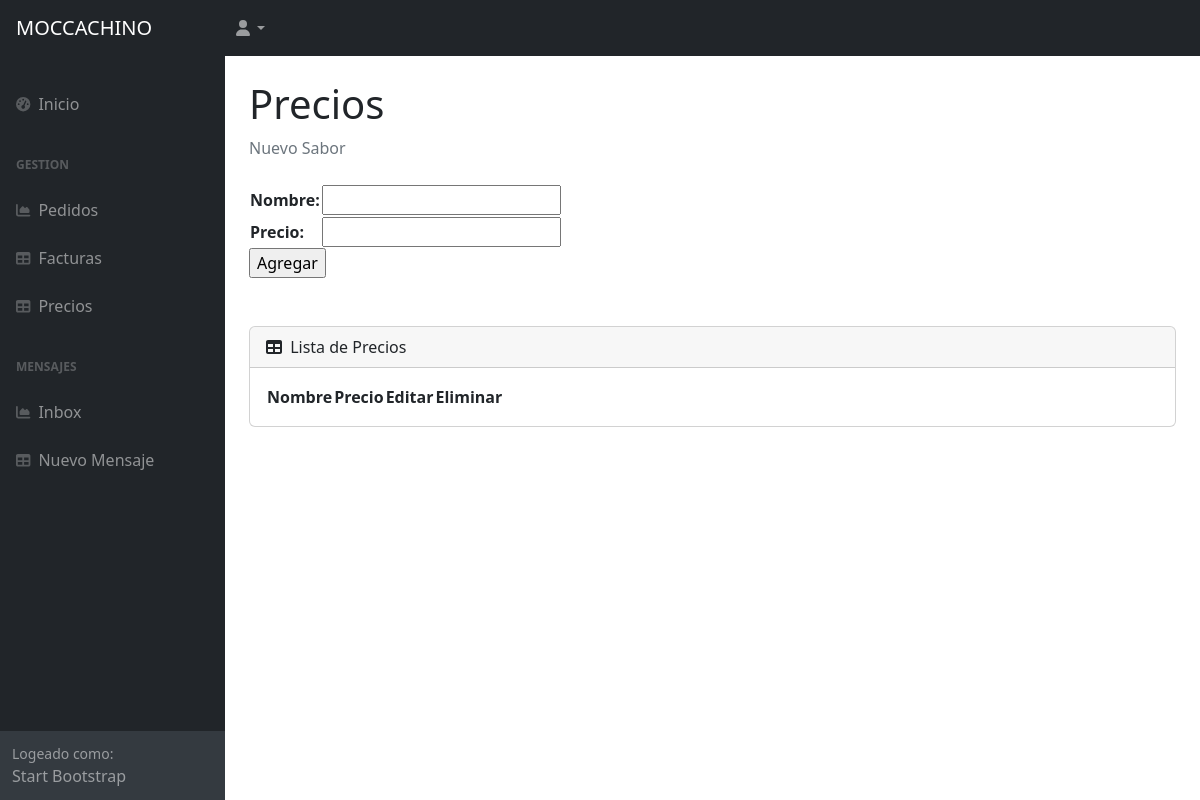
/AppClientes/precios/, run on an earlier commit of the app's database.
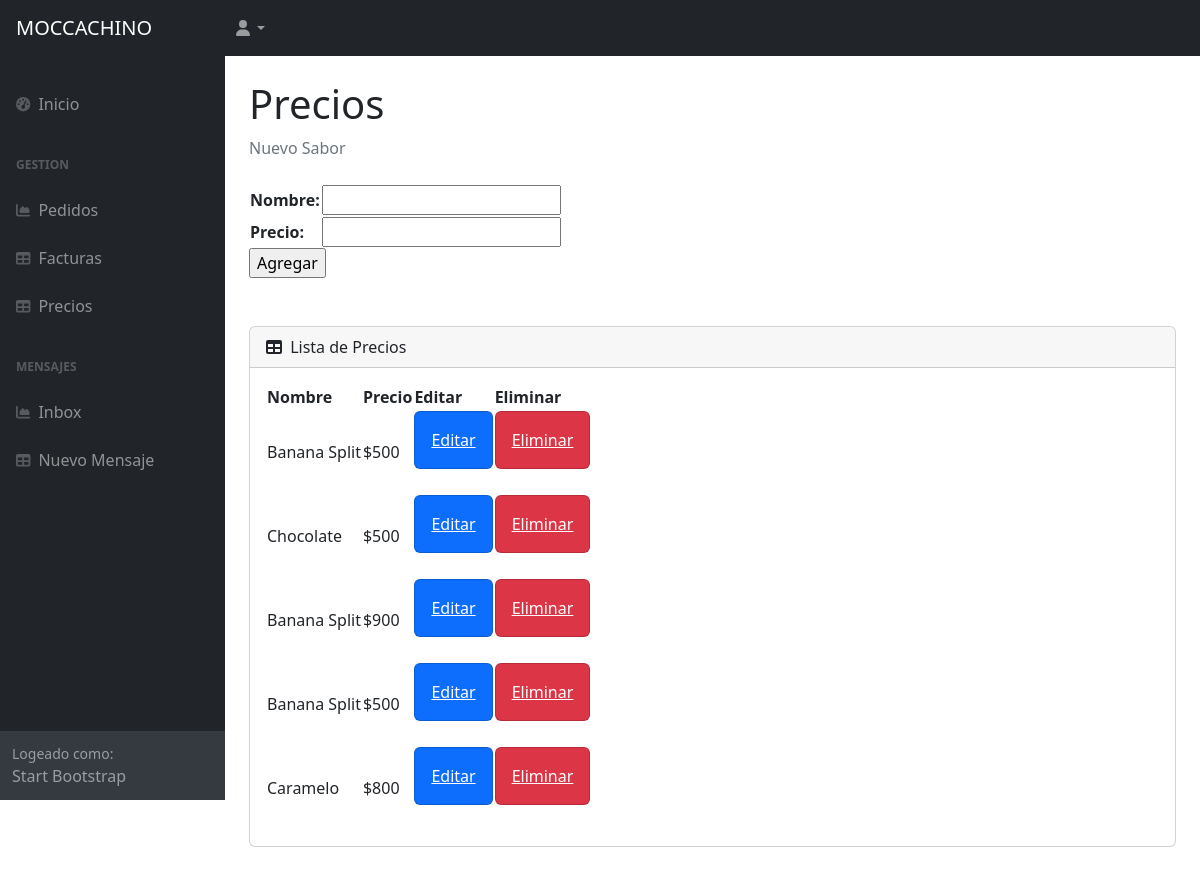
And on a later commit of the database.
### AppClientes/models.py (models this page shows, shortened)
class Sabores(models.Model):
    nombre=models.CharField(max_length=50)
    precio=models.IntegerField()

### AppClientes/views.py (the view)
# urls.py: path('precios/', precios, name="precios"),
def precios(request):
    if request.method == "POST":
        form = SaboresForm(request.POST)
        if form.is_valid():
            sabor = Sabores()
            sabor.nombre = form.cleaned_data["nombre"]
            sabor.precio = form.cleaned_data["precio"]
            sabor.save()
            form = SaboresForm()
    else:
       form = SaboresForm()
    sabores = Sabores.objects.all()
    context= {"sabores": sabores, "form": form}
    return render(request, ("AppClientes/precios.html"), context)

### AppClientes/forms.py
class SaboresForm(forms.Form):
    nombre=forms.CharField(max_length=50)
    precio=forms.IntegerField()

### AppClientes/templates/AppClientes/precios.html (shortened to what this page needs)
{% extends 'AppClientes/padre.html' %}
{% load static %}
            {% block contenido %}
            <div id="layoutSidenav_content">
                <main>
                    <div class="container-fluid px-4">
                        <h1 class="mt-4">Precios</h1>
                        <ol class="breadcrumb mb-4">
                            <li class="breadcrumb-item active">Nuevo Sabor</li>
                        </ol>
                            <form action="" method="POST">
                                <table>
                                    {{ form.as_table }}
                                </table>
                                    <input type="submit" value="Agregar">
                            </form>
                            <br>
                            <br>
                        <div class="card mb-4">
                            <div class="card-header">
                                <i class="fas fa-table me-1"></i>
                                Lista de Precios
                            </div>
                            <div class="card-body">
                                <table id="datatablesSimple">
                                    <thead>
                                        <tr>
                                            <th>Nombre</th>
                                            <th>Precio</th>
                                            <th>Editar</th>
                                            <th>Eliminar</th>
                                        </tr>
                                    </thead>
                                    <tbody>
                                        {% for sabor in sabores %}
                                        <tr>
                                            <td>{{ sabor.nombre}}</td>
                                            <td>${{ sabor.precio}}</td>
                                            <td><div class="col-xl-auto col-md-1">
                                                <div class="card bg-primary text-white mb-4">
                                                    <a class="card-body" href="{% url 'precioseditar' sabor.id %}">Editar</a>
                                            </div></td>
                                            <td><div class="col-xl-auto col-md-1">
                                                <div class="card bg-danger text-white mb-4">
                                                    <a class="card-body" href="{% url 'preciosborrar' sabor.id %}">Eliminar</a>
                                                </div>
                                            </div></td>
                                        </tr>
                                        {% endfor %}
                                    </tbody>
                                </table>
                            </div>
                        </div>
                    </div>
                </main>
                {% endblock %}

What changed in the data, as far as the page shows it:
added Sabores: nombre "Banana Split", precio "500"
added Sabores: nombre "Chocolate", precio "500"
added Sabores: nombre "Banana Split", precio "900"
added Sabores: nombre "Banana Split", precio "500"
added Sabores: nombre "Caramelo", precio "800"
